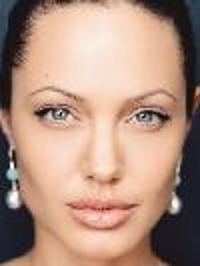
%> input picture sesion0-1/Lab 7.1/a.png, 200 x 266 px
$ octave --eval "result = ImageMorphingTriangulation;"   (GNU Octave 9; MATLAB toolbox functions it lacks are replaced by stand-ins)
%> lines starting %> are read from the running program, lines starting %| are printed output that depends on the picture
function M = ImageMorphingTriangulation(warp_frac,dissolve_frac)

if nargin < 1
    warp_frac = .5;
end

if nargin < 2
    dissolve_frac= warp_frac;
end


% ream images
I = im2double(imread('a.png'));
J = im2double(imread('c.png'));
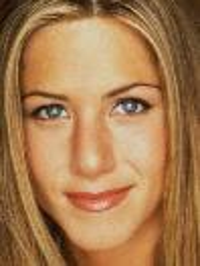
%> input picture sesion0-1/Lab 7.1/c.png, 200 x 266 px

% load mat file with points, variables Ip,Jp
 load('points.mat');

% initialize ouput image (morphed)
M = zeros(size(I));

%  Triangulation (on the mean shape)
MeanShape = (1/2)*Ip+(1/2)*Jp;
TRI = delaunay(MeanShape(:,1),MeanShape(:,2));


% number of triangles
TriangleNum = size(TRI,1);

% find coordinates in images I and J
CordInI = zeros(3,3,TriangleNum);
CordInJ = zeros(3,3,TriangleNum);

for i =1:TriangleNum
  for j=1:3

    CordInI(:,j,i) = [ Ip(TRI(i,j),:)'; 1];
    CordInJ(:,j,i) = [ Jp(TRI(i,j),:)'; 1];

  end
end

% create new intermediate shape according to warp_frac
Mp = (1-warp_frac)*Ip+warp_frac*Jp;


% create a grid for the morphed image
[x,y] = meshgrid(1:size(M,2),1:size(M,1));

% for each element of the grid of the morphed image, find  which triangle it falls in
TM = tsearchn([Mp(:,1) Mp(:,2)],TRI,[x(:) y(:)]);

% YOUR CODE STARTS HERE

% Para computar unicamente una vez cada matriz
% se ordenan los pixeles por triangulo, pero manteniendo sus indices
[PixOrdenados,Indices] = sort(TM);

% Hay dos imagenes intermedias antes del cross dissolve
M_I = zeros(size(I));
M_J = zeros(size(I));

% Matrices para cada color y cada imagen
M_I_red = M_I(:,:,1);
M_I_green = M_I(:,:,2);
M_I_blue = M_I(:,:,3);

M_J_red = M_J(:,:,1);
M_J_green = M_J(:,:,2);
M_J_blue = M_J(:,:,3);

% Separacion de cada imagen en rgb
I_red = I(:,:,1);
I_green = I(:,:,2);
I_blue = I(:,:,3);

J_red = J(:,:,1);
J_green = J(:,:,2);
J_blue = J(:,:,3);

% Cosechar tamanos para usar en la fuuncion sub2ind
[numFilas,numColum,~] = size(M_I);
%> numFilas = 266; numColum = 200

figure(100);
subplot(1,3,1);
imshow(I);
hold on;
triplot(TRI,Ip(:,1),Ip(:,2))
hold off;
title('First')

%subplot(1,3,2);
%imshow(M);
%%hold on;
%%triplot(TRI,Mp(:,1),Mp(:,2))
%%hold off
%title('Morphed')

subplot(1,3,3);
imshow(J);
hold on;
triplot(TRI,Jp(:,1),Jp(:,2))
hold off
title('Second')

subplot(1,3,2);

% Computar los baricentros de cada pixel por triangulo
for i = 1:TriangleNum
    % Encontrar los pixeles correspondientes de cada triangulo
    PixDelTriag = find(PixOrdenados == i);

    % Numero de pixeles en el triangulo actual
    NumPixelesTriag = length(PixDelTriag);

    % Construir matriz para encontrar baricentros de cada pixel
    MatrizCordPixelesTriag = ones(3,NumPixelesTriag);
    MatrizCordPixelesTriag(1:2,:) = [x(Indices(PixDelTriag))'; y(Indices(PixDelTriag))'];

    % Formar matriz de coordenadas de las esquinas del triangulo actual
    MatrizEsquinasTriag = ones(3,3);
    % Coordenadas de cada esquina
    MatrizEsquinasTriag(1:2,1) = Mp(TRI(i,1),:)';
    MatrizEsquinasTriag(1:2,2) = Mp(TRI(i,2),:)';
    MatrizEsquinasTriag(1:2,3) = Mp(TRI(i,3),:)';

    % Computar baricentros de cada pixel
    CordenadasBari = MatrizEsquinasTriag \  MatrizCordPixelesTriag;

    % Computar pixeles correspondientes en la source image
    PixelesEnM_I = round(CordInI(:,:,i) * CordenadasBari);

    PixelesEnM_J = round(CordInJ(:,:,i) * CordenadasBari);


    % Copiar los pixeles de la imagen original en la morfeada intermedia
    % cuidando la correspondencia i-j y-x, se hace para cada color

    % Imagen I
    M_I_red(sub2ind([numFilas,numColum],MatrizCordPixelesTriag(2,:),MatrizCordPixelesTriag(1,:))) = ...
            I_red(sub2ind([numFilas,numColum],PixelesEnM_I(2,:),PixelesEnM_I(1,:)));

    M_I_green(sub2ind([numFilas,numColum],MatrizCordPixelesTriag(2,:),MatrizCordPixelesTriag(1,:))) = ...
            I_green(sub2ind([numFilas,numColum],PixelesEnM_I(2,:),PixelesEnM_I(1,:)));

    M_I_blue(sub2ind([numFilas,numColum],MatrizCordPixelesTriag(2,:),MatrizCordPixelesTriag(1,:))) = ...
            I_blue(sub2ind([numFilas,numColum],PixelesEnM_I(2,:),PixelesEnM_I(1,:)));

    % Imagen J
    M_J_red(sub2ind([numFilas,numColum],MatrizCordPixelesTriag(2,:),MatrizCordPixelesTriag(1,:))) = ...
            J_red(sub2ind([numFilas,numColum],PixelesEnM_J(2,:),PixelesEnM_J(1,:)));

    M_J_green(sub2ind([numFilas,numColum],MatrizCordPixelesTriag(2,:),MatrizCordPixelesTriag(1,:))) = ...
            J_green(sub2ind([numFilas,numColum],PixelesEnM_J(2,:),PixelesEnM_J(1,:)));

    M_J_blue(sub2ind([numFilas,numColum],MatrizCordPixelesTriag(2,:),MatrizCordPixelesTriag(1,:))) = ...
            J_blue(sub2ind([numFilas,numColum],PixelesEnM_J(2,:),PixelesEnM_J(1,:)));


% Unir los colores
M_I(:,:,1) = M_I_red;
M_I(:,:,2) = M_I_green;
M_I(:,:,3) = M_I_blue;

M_J(:,:,1) = M_J_red;
M_J(:,:,2) = M_J_green;
M_J(:,:,3) = M_J_blue;


% cross-dissolve
M =(1-dissolve_frac)* M_I + dissolve_frac * M_J;
imshow(M)
hold on
hold off
pause(.02)
end
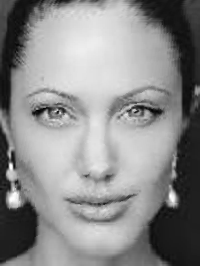
%> M_I_green: size 266x200 double; min 0, max 1, mean 0.547
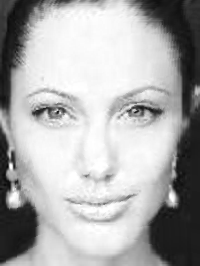
%> M_I_red: size 266x200 double; min 0.0196, max 1, mean 0.674
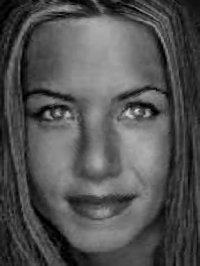
%> M_J_blue: size 266x200 double; min 0, max 0.882, mean 0.324
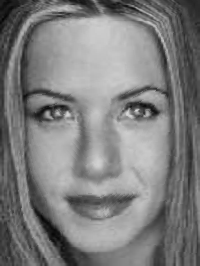
%> M_J_green: size 266x200 double; min 0.0157, max 0.855, mean 0.493
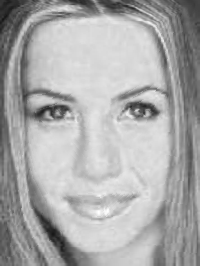
%> M_J_red: size 266x200 double; min 0.0863, max 1, mean 0.667
%> after the loop, MatrizCordPixelesTriag = 135 columns, first 8: [101 101 101 101 101 101 101 101; 196 197 198 199 200 201 202 203; 1 1 1 1 1 1 1 1]; MatrizEsquinasTriag = [110.9 100.9 100.1; 193.5 220.9 196.1; 1 1 1]
%> `result = ImageMorphingTriangulation;`:
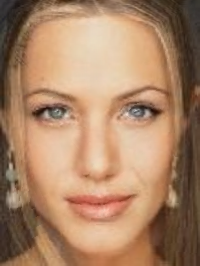
%> result: size 266x200x3 double; mean R, G, B 0.67, 0.52, 0.404


end
